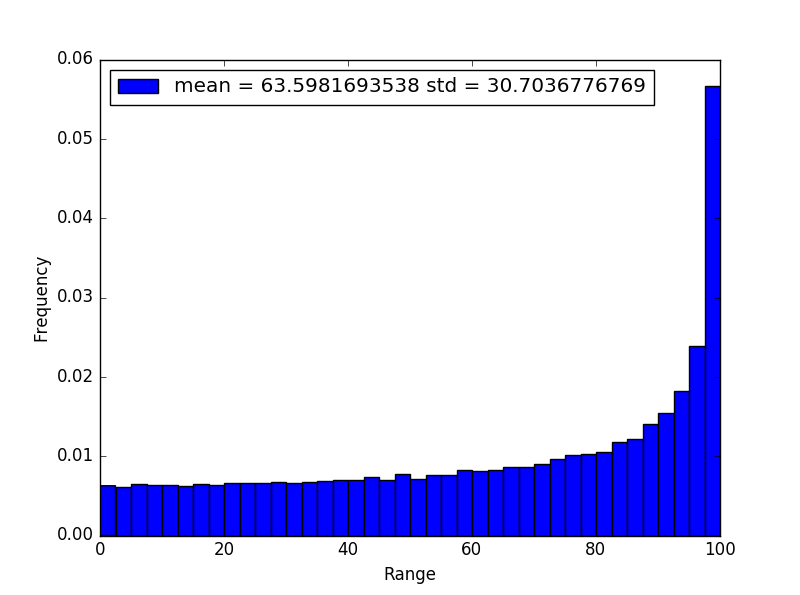

Source code (Python):
import numpy as np
import matplotlib.pyplot as plt

gravity = 9.8
rounds = 80000
velocity = np.sqrt(980)
f = np.zeros(rounds)
p = np.zeros(rounds)

for i in range(rounds):
    angle = np.random.random() * np.pi / 2
    f[i] =  velocity * velocity / gravity * np.sin(2 * angle)

mean = np.mean(f)
std = np.std(f)


labels= ["mean = " + str(mean)  + " std = " + str(std)]
plt.hist(f, 40, normed = True)
plt.xlabel("Range")
plt.ylabel("Frequency")
plt.legend(labels, loc = 0)
plt.show()
